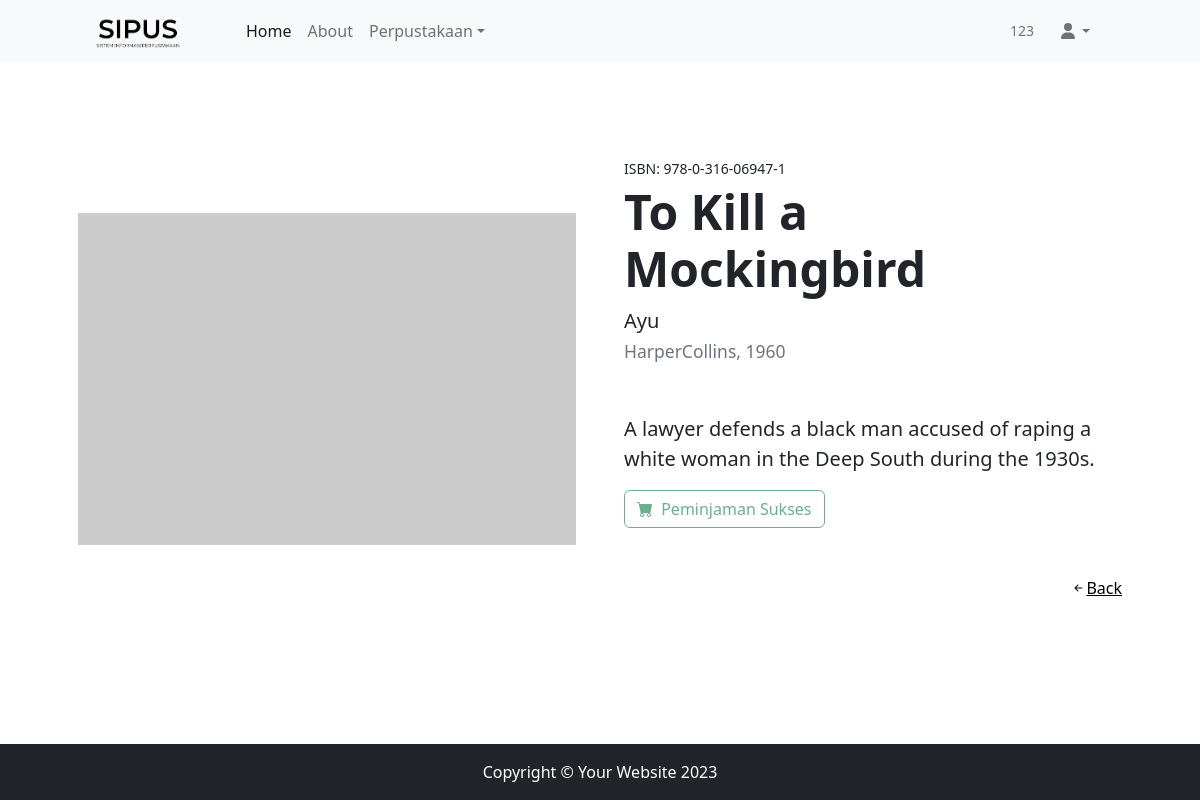
Page /pustakawan/detail/index.php?isbn=978-0-316-06947-1 (signed in) on the committed database.
### tables this page shows
CREATE TABLE `buku` (
  `ISBN` char(18) NOT NULL,
  `NAMA` varchar(30) DEFAULT NULL,
  `ID_PENULIS` int DEFAULT NULL,
  `PENERBIT` varchar(225) DEFAULT NULL,
  `TAHUN` year DEFAULT NULL,
  `DESKRIPSI` text,
  `FOTO` text
);

CREATE TABLE `penulis` (
  `ID` int NOT NULL,
  `NAMA` varchar(20) DEFAULT NULL,
  `EMAIL` varchar(225) DEFAULT NULL
);

### pustakawan/detail/index.php (the view, shortened to what this page needs)
<?php
include "../include/header.php";
if (isset($_GET['isbn'])) {
   $isbn = $_GET['isbn'];
   $query = mysqli_query($conn, "SELECT buku.ISBN as ISBN, BUKU.NAMA as JUDUL, penulis.NAMA as NAMA_PENULIS, PENERBIT, TAHUN, DESKRIPSI, FOTO FROM buku INNER JOIN penulis ON buku.ID_PENULIS = penulis.ID WHERE buku.ISBN = '$isbn'");
   $query2 = mysqli_query($conn, "SELECT STATUS FROM peminjaman WHERE ISBN = '$isbn'  AND ID_PEMINJAM = (SELECT ID FROM user WHERE USERNAME = '$_SESSION[username]') ");
   if ($query->num_rows > 0) {
      $fetch = mysqli_fetch_array($query);
   } else {
      header("Location: ../404.php");
      exit();
   }
} else {
   header("Location: ../404.php");
   exit();
}
if ($query2->num_rows > 0) {
   $row = mysqli_fetch_array($query2);
} else {
   $row['STATUS'] = 0;
}
?>
<section class="py-5">
   <div class="container px-4 px-lg-5 my-5">
      <div class="row gx-4 gx-lg-5 align-items-center">
         <div class="col-md-6"><?php
                                 if (is_null($fetch['FOTO']) === false) {
                                 ?>
               <img class="card-img-top" src="uploads/<?php echo $fetch['img'] ?>" alt="..." />
            <?php } else { ?>
               <img class="card-img-top" src="https://dummyimage.com/450x300/3d3d3d/ffffff&text=no+image" alt="..." />
            <?php } ?>
         </div>
         <div class="col-md-6">
            <div class="small mb-1">ISBN: <?php echo $fetch['ISBN'] ?></div>
            <h1 class="display-5 fw-bolder"><?php echo $fetch['JUDUL'] ?></h1>
            <div class="fs-5 mb-5">
               <span><?php echo $fetch['NAMA_PENULIS'] ?></span><br>
               <small class="text-muted"><?php echo $fetch['PENERBIT'] . ", " . $fetch["TAHUN"] ?></small>
            </div>
            <p class="lead"><?php echo $fetch['DESKRIPSI'] ?></p>
            <div class="d-flex mb-5">
               <?php if ($row['STATUS'] == null) { ?>
                  <form action="" method="post">
                     <button class="btn btn-outline-dark flex-shrink-0" name="submit" type="submit">
                        <i class="bi-cart-fill me-1" onclick="history.go(0)"></i>
                        Pinjam Buku
                     </button>
                  </form>
               <?php } else if ($row['STATUS'] == 2) { ?>
                  <button class="btn btn-outline-success flex-shrink-0" disabled type="button">
                     <i class="bi-cart-fill me-1"></i>
                     Peminjaman Sukses
                  </button>
               <?php } ?>
            </div>
            <div class="d-flex justify-content-end mt-5">
               <a class="text-black" href="../dashboard/"><i class="bi bi-arrow-left-short"></i>Back</a>
            </div>
         </div>
      </div>
   </div>
</section>
<?php
include "../include/footer.php";
?>

### rows in the picture
buku: ISBN "978-0-316-06947-1", NAMA "To Kill a Mockingbird", ID_PENULIS.NAMA "Ayu", PENERBIT "HarperCollins", TAHUN "1960", DESKRIPSI "A lawyer defends a black man accused of raping a white woman in the Deep South during the 1930s."

### other values in the picture
$_SESSION['username'] "123"
